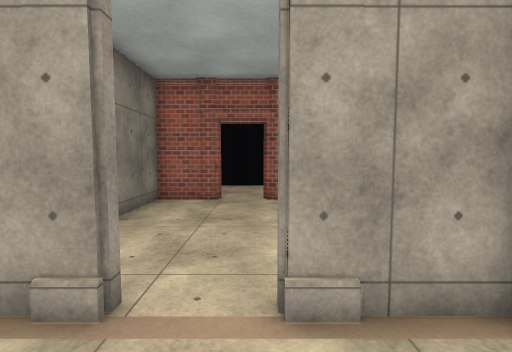
View 1 (above)

12 first-person views from a walk through a scene from a Unity 3-D project. The camera is 1.5 m above the floor, tilts 4° down and sees 85° across. Doors are open. The floor is counted in squares, 1 m on a side. Each view is taken from the middle of a square. On the plan, view 1 faces up. The plan holds only what a view shows up to about 14 squares ahead; the rest is blank. The place goes on beyond the plan. Some surface patterns are stand-ins.

View 2
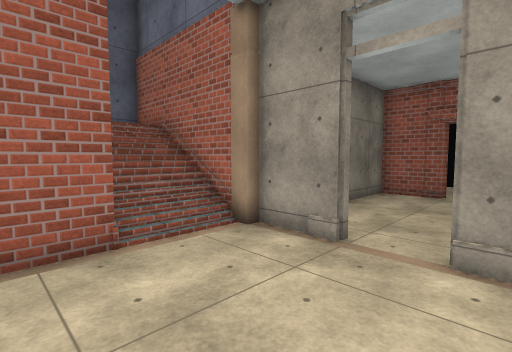

View 3
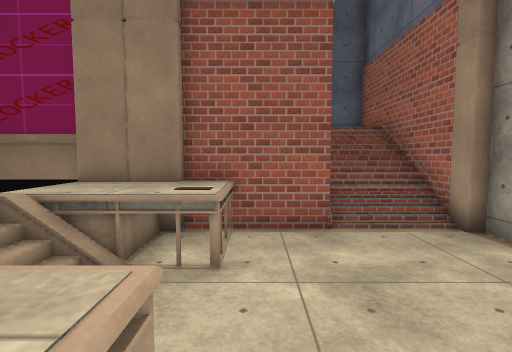

View 4
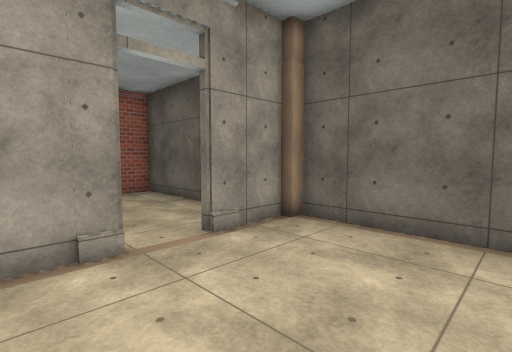

View 5
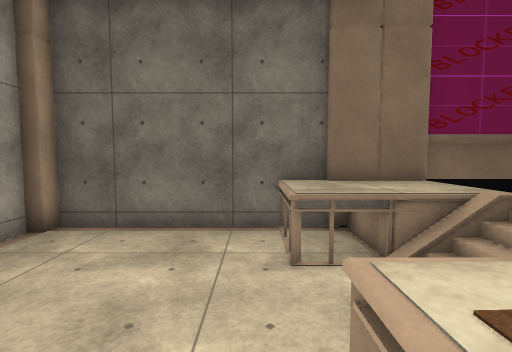

View 6
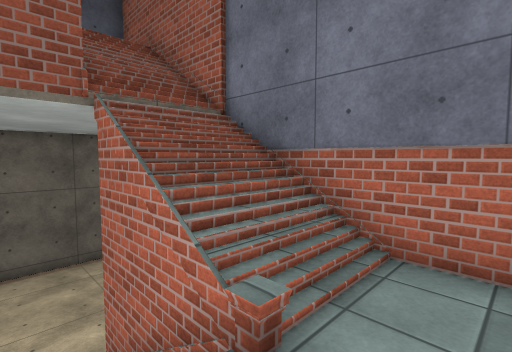

View 7
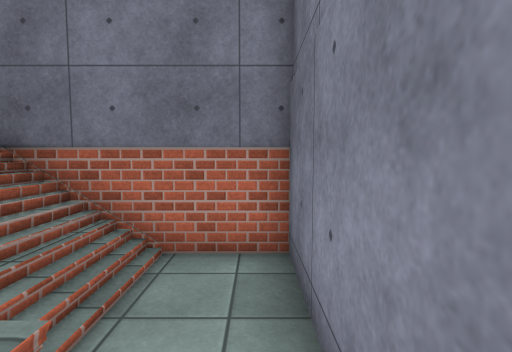

View 8
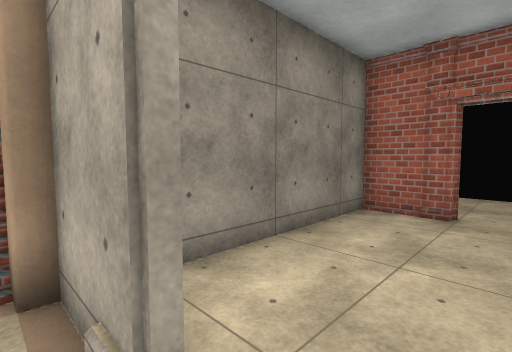

View 9
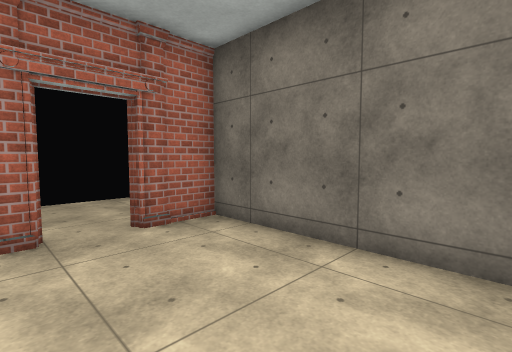

View 10
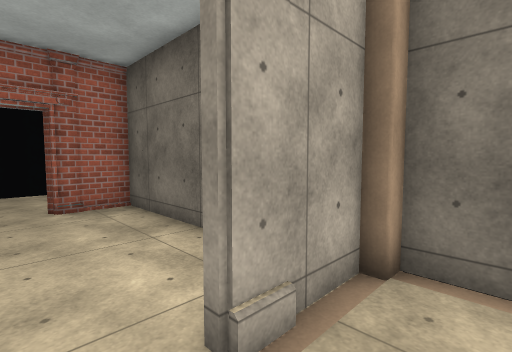

View 11
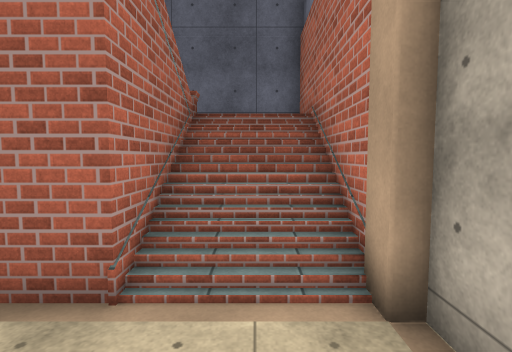

View 12
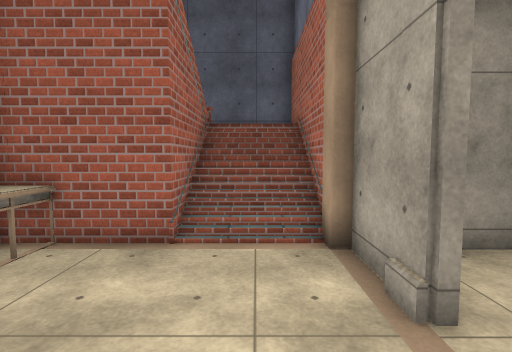

### Floor plan
Key: @ floor where view 1 was taken; # wall or solid block; . main floor; : floor 1 m higher than the main floor; + floor 2.5 m higher than the main floor; / step, stairs or slope; D open door; = window, fence, low wall or low ledge; ^ raised ledge; v drop or lower ground; O other object.
Columns run from 10 left of view 1 to 3 right of it. Each row starts with its distance up from view 1.
 10       ###DD##
  9       #.....#
  8       #.....#
  7       #.....#
  6       #.....#
  5       #.....#
  4       #.....#
  3       ###..###
  2 #######......#
  1 #+ ////......#
  0 # +=///...@..#
 -1 #++////......#
 -2 #++////......#
 -3 #######:O..::#
 -4       #:://::#
 -5       #:://::#
 -6       ^ v  v #
 -7       #      #
 -8       ^      #

Positions as (right, up) in squares from view 1, and headings:
1: (0, 0), facing up
2: (1, -2), facing up-left
3: (2, -2), facing left
4: (-3, -2), facing up-right
5: (-3, -2), facing right
6: (-9, 1), facing down-right
7: (-9, 1), facing down
8: (0, 2), facing up-left
9: (-2, 4), facing up-right
10: (-1, 1), facing up-right
11: (-1, 1), facing left
12: (1, 1), facing left
